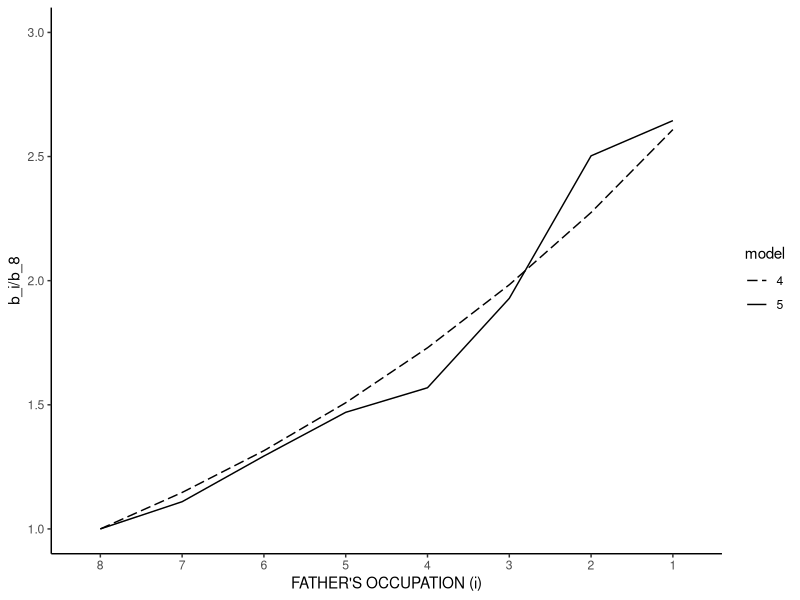
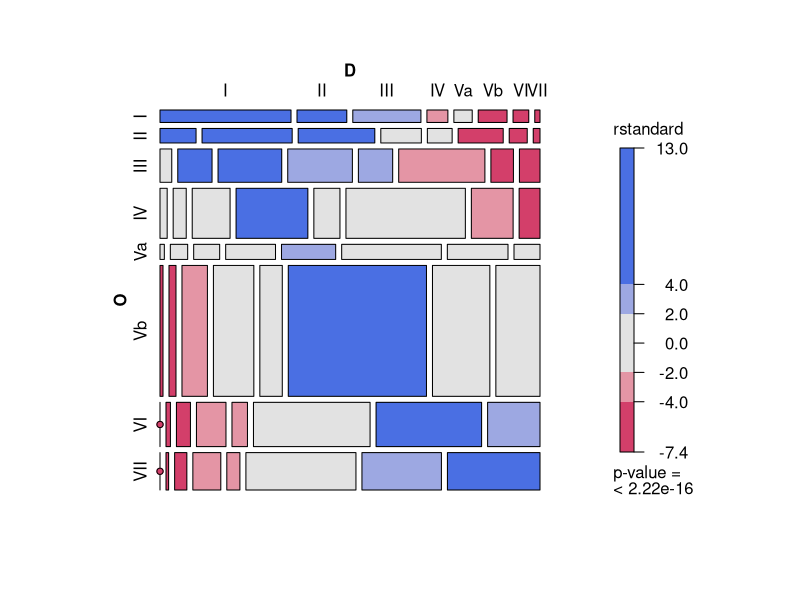
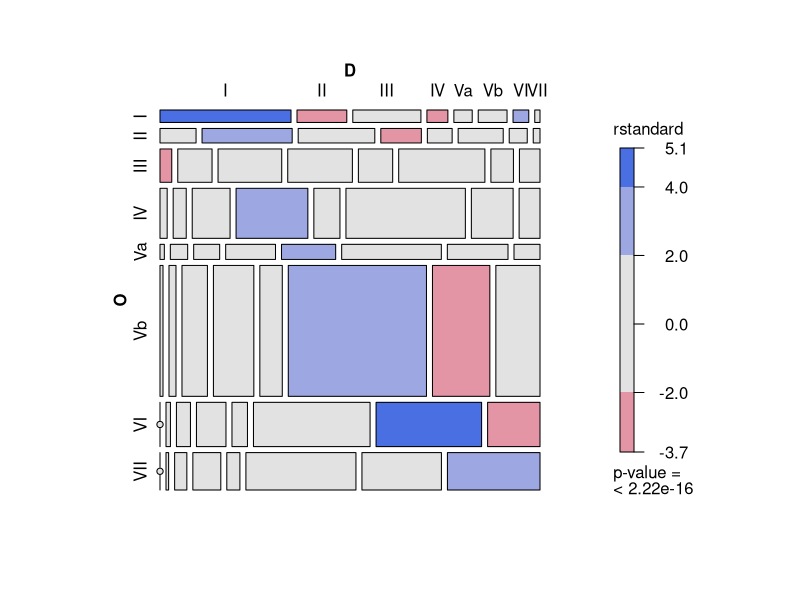
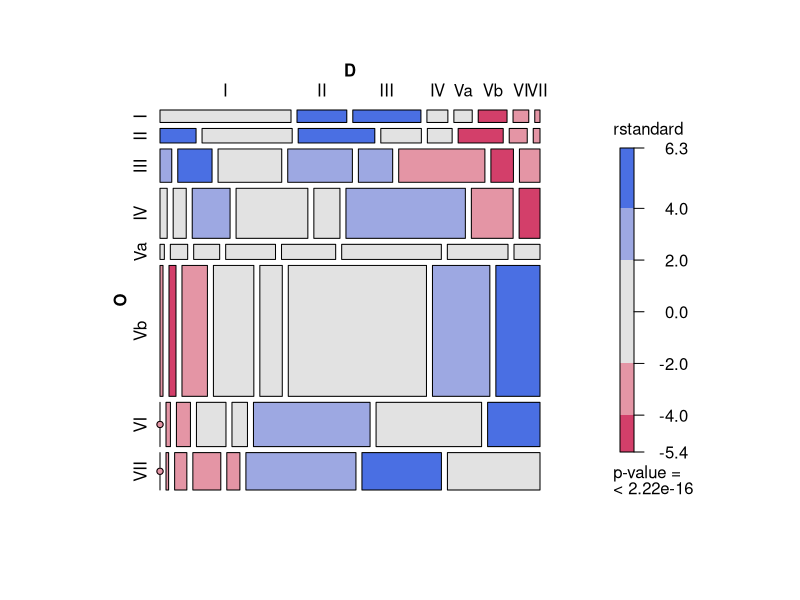
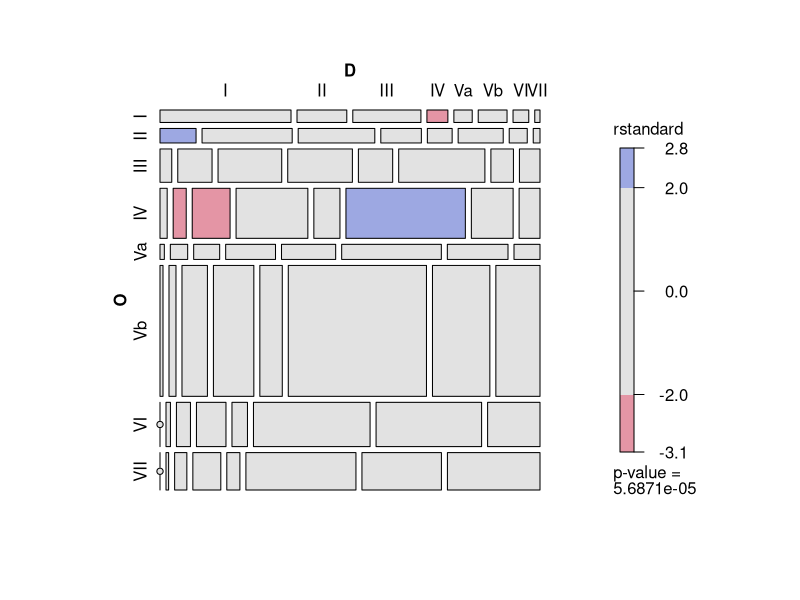
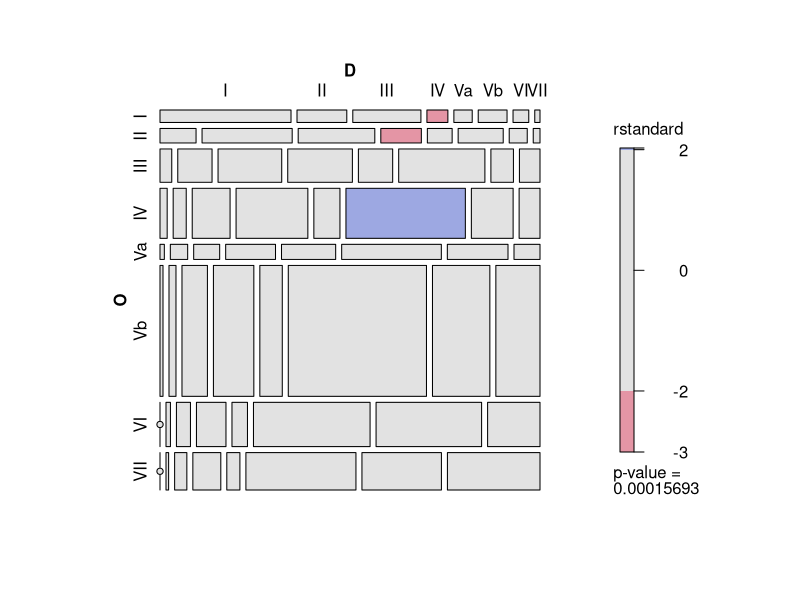

The R script that drew these images, in order:
# Uniform association model
# Duncan, Otis Dudley. 1979. “How Destination Depends on Origin in the Occupational Mobility Table.” American Journal of Sociology 84(4):793–803.

# packages
library(tidyverse)
library(MASS)
library(vcdExtra)
library(knitr)
library(broom)

# Data (p. 795)
occ <- c("I","II","III","IV","Va","Vb","VI","VII")

tab <- matrix(
  c(50, 19, 26, 8, 7, 11, 6, 2,
    16, 40, 34, 18, 11, 20, 8, 3, 
    12, 35, 65, 66, 35, 88, 23, 21, 
    11, 20, 58, 110, 40, 183, 64, 32, 
    2, 8, 12, 23, 25, 46, 28, 12,
    12, 28, 102, 162, 90, 554, 230, 177,
    0, 6, 19, 40, 21, 158, 143, 71, 
    0, 3, 14, 32, 15, 126, 91, 106
    ),
  nrow = 8, 
  byrow = TRUE, 
  dimnames = list(occ,occ)) |> 
  as.table() 
df <- as.data.frame(tab)
names(df) <- c("O","D","Freq")

# Row and column scores
df$U <- as.numeric(df$O)
df$V <- as.numeric(df$D)

# Diagonal parameters
df <- df |> mutate(Diag = ifelse(U == V, U, 0) |> factor())

# Weight 
df <- df |> mutate(W = ifelse(Diag != 0, 0, 1))

# Data frame
df

# (1) Independence
fit_1 <- glm(Freq ~ O + D, data = df, family = poisson)
summary(fit_1)
tidy(fit_1)
glance(fit_1)

# (2) Row effects
fit_2 <- glm(Freq ~ O + D + O:V, data = df, family = poisson)
summary(fit_2)
tidy(fit_2)
glance(fit_2)

# (3) Quasi independence, diagonal omitted
fit_3 <- glm(Freq ~ O + D, data = df, weights = W, family = poisson)
summary(fit_3)
tidy(fit_3)
glance(fit_3)

fit_3b <- glm(Freq ~ O + D + Diag, data = df, family = poisson)
summary(fit_3b)
tidy(fit_3b)
glance(fit_3b)

# (4) Uniform association, diagonal omitted
fit_4 <- glm(Freq ~  O + D + U:V, data = df, weights = W, family = poisson)
summary(fit_4)
tidy(fit_4)
glance(fit_4)

# log-odds
fit_4$coefficients["U:V"] |> exp()

fit_4b <- glm(Freq ~  O + D + U:V + Diag, data = df, family = poisson)
summary(fit_4b)
tidy(fit_4b)
glance(fit_4b)

# log-odds
fit_4b$coefficients["U:V"] |> exp()

# (5) Row effects, diagonal omitted*
fit_5 <- glm(Freq ~ O + D + O:V, data = df, weights = W, family = poisson)
summary(fit_5)
tidy(fit_5)
glance(fit_5)

fit_5b <- glm(Freq ~ O + D + O:V + Diag, data = df, family = poisson)
summary(fit_5b)
tidy(fit_5b)
glance(fit_5b)

# Tabel 1
fitted_1 <- augment(fit_1, type.predict = "response", newdata = df)
fitted_1 <- fitted_1 |> dplyr::select(O, D, Freq, Fitted_1 = .fitted)
fitted_2 <- augment(fit_2, type.predict = "response", newdata = df)
fitted_2 <- fitted_2 |> dplyr::select(O, D, Freq, Fitted_2 = .fitted)
fitted_3 <- augment(fit_3, type.predict = "response", newdata = df)
fitted_3 <- fitted_3 |> dplyr::select(O, D, Freq, Fitted_3 = .fitted)
fitted_4 <- augment(fit_4, type.predict = "response", newdata = df)
fitted_4 <- fitted_4 |> dplyr::select(O, D, Freq, Fitted_4 = .fitted)
fitted_5 <- augment(fit_5, type.predict = "response", newdata = df)
fitted_5 <- fitted_5 |> dplyr::select(O, D, Freq, Fitted_5 = .fitted)

fit_df <- df |>
  left_join(fitted_1) |>
  left_join(fitted_2) |>
  left_join(fitted_3) |>
  left_join(fitted_4) |>
  left_join(fitted_5) |>
  dplyr::select(O,D,Freq,Fitted_1,Fitted_2,Fitted_3,Fitted_4,Fitted_5)

obs <- fit_df |> xtabs(Freq ~ O + D, data = _)
t_fitted_1 <- fit_df |> xtabs(Fitted_1 ~ O + D, data = _)
t_fitted_2 <- fit_df |> xtabs(Fitted_2 ~ O + D, data = _)
t_fitted_3 <- fit_df |> xtabs(Fitted_3 ~ O + D, data = _)
t_fitted_4 <- fit_df |> xtabs(Fitted_4 ~ O + D, data = _)
t_fitted_5 <- fit_df |> xtabs(Fitted_5 ~ O + D, data = _)

# Observed Counts
obs
# Fitted Counts, Model (4)
t_fitted_4 |> round(1)
# Fitted Counts, Model (5)
t_fitted_5 |> round(1)

d_1 <- (obs/t_fitted_1) |> diag()
d_2 <- (obs/t_fitted_2) |> diag()
d_3 <- (obs/t_fitted_3) |> diag()
d_4 <- (obs/t_fitted_4) |> diag()
d_5 <- (obs/t_fitted_5) |> diag()

# Diagonal Ratios
tibble(occ,d_1,d_2,d_3,d_4,d_5) |>
  kable(digits = 1)

# Table 2
Model <- c("(1) Independence",
           "(2) Row effects",
           "(3) Quasi independence, diagonal omitted",
           "(4) Uniform association, diagonal omitted",
           "(5) Row effects, diagonal omitted")
df <- c(fit_1$df.residual,fit_2$df.residual,fit_3$df.residual,fit_4$df.residual,fit_5$df.residual)
X2 <- c(fit_1$deviance,fit_2$deviance,fit_3$deviance,fit_4$deviance,fit_5$deviance)
tibble(Model, df, X2) |> 
  kable(digits = 1)

# Figure 2
b_4 <- exp(fit_4$coefficients["U:V"] * (7:0) )

b_5 <- fit_5$coefficients[grep(":V", names(fit_5$coefficients))]
b_5 <- exp(b_5 * (-1)) |> dplyr::recode(.missing = 1)

b_4 <- data.frame(y = b_4, model = 4, x = 1:8)
b_5 <- data.frame(y = b_5, model = 5, x = 1:8)
d <- bind_rows(b_4,b_5)
d$x <- factor(d$x)
d$model <- factor(d$model)

d |> 
  mutate(x = factor(x, levels = 8:1)) |>
  ggplot(aes(x = x, y = y, group = model, linetype = model)) + 
  geom_line() + 
  ylim(1,3) + 
  scale_linetype_manual(values = c("longdash","solid")) +
  labs(x = "FATHER'S OCCUPATION (i)", y = "b_i/b_8") +
  theme_classic() 

# mosaic plot
mosaic(fit_1, ~O+D, residuals_type = "rstandard")
mosaic(fit_2, ~O+D, residuals_type = "rstandard")
mosaic(fit_3b, ~O+D, residuals_type = "rstandard")
mosaic(fit_4b, ~O+D, residuals_type = "rstandard")
mosaic(fit_5b, ~O+D, residuals_type = "rstandard")
